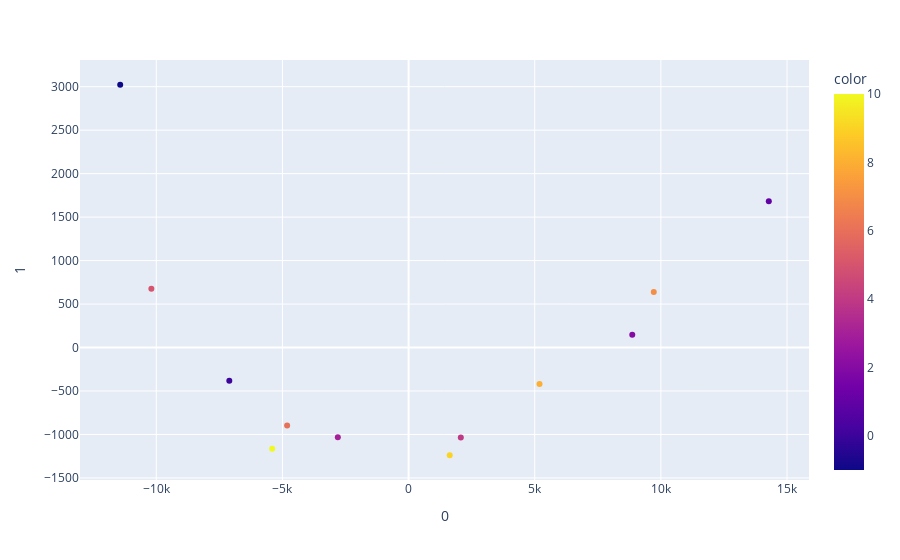

The cell this chart's notebook holds for it:
### Code cell
import plotly.express as px
from sklearn.decomposition import PCA

frame_f, frame_grp_ids, frame_graph, frame_obj = get_features(test_set)

X = []
ids = []
pivot = 15
pivot_obj = frame_obj[pivot]
X.append(frame_f[pivot])
ids.append(-1)

if pivot_obj == 0:
    non_pivot_obj = np.random.choice([1,2])
elif pivot_obj == 1:
    non_pivot_obj = np.random.choice([0,2])
elif pivot_obj == 2:
    non_pivot_obj = np.random.choice([0,1])
    
non_pivot_i = np.where(np.array(frame_obj) == non_pivot_obj)[0]
X += [list(arr) for arr in np.array(frame_f)[non_pivot_i]]
ids += list(np.array(frame_grp_ids)[non_pivot_i])

print(f'Pivot grp id: {frame_grp_ids[pivot]}')

X = np.array(X)

pca = PCA(n_components=2)
components = pca.fit_transform(X)

print(pca.explained_variance_ratio_)

fig = px.scatter(components, x=0, y=1, color=ids)
fig.show()

### Figure 1 — Plotly figure (JSON) as saved in the notebook; plotly's stock layout.template omitted (floating-point values rounded to 4 significant figures)
{"data": [{"hovertemplate": "0=%{x}<br>1=%{y}<br>color=%{marker.color}<extra></extra>", "legendgroup": "", "marker": {"color": [-1, 0, 1, 2, 3, 4, 5, 6, 7, 8, 9, 10], "coloraxis": "coloraxis", "symbol": "circle"}, "mode": "markers", "name": "", "orientation": "v", "showlegend": false, "type": "scatter", "x": [-11430.0, -7106.0, 14280.0, 8866.0, -2804.0, 2070.0, -10190.0, -4813.0, 9718.0, 5190.0, 1631.0, -5406.0], "xaxis": "x", "y": [3022.0, -382.0, 1684.0, 148.1, -1031.0, -1035.0, 675.9, -897.7, 638.0, -419.2, -1239.0, -1164.0], "yaxis": "y"}], "layout": {"coloraxis": {"colorbar": {"title": {"text": "color"}}, "colorscale": [[0, "#0d0887"], [0.1111, "#46039f"], [0.2222, "#7201a8"], [0.3333, "#9c179e"], [0.4444, "#bd3786"], [0.5556, "#d8576b"], [0.6667, "#ed7953"], [0.7778, "#fb9f3a"], [0.8889, "#fdca26"], [1, "#f0f921"]]}, "legend": {"tracegroupgap": 0}, "margin": {"t": 60}, "xaxis": {"anchor": "y", "domain": [0, 1], "title": {"text": "0"}}, "yaxis": {"anchor": "x", "domain": [0, 1], "title": {"text": "1"}}}}
